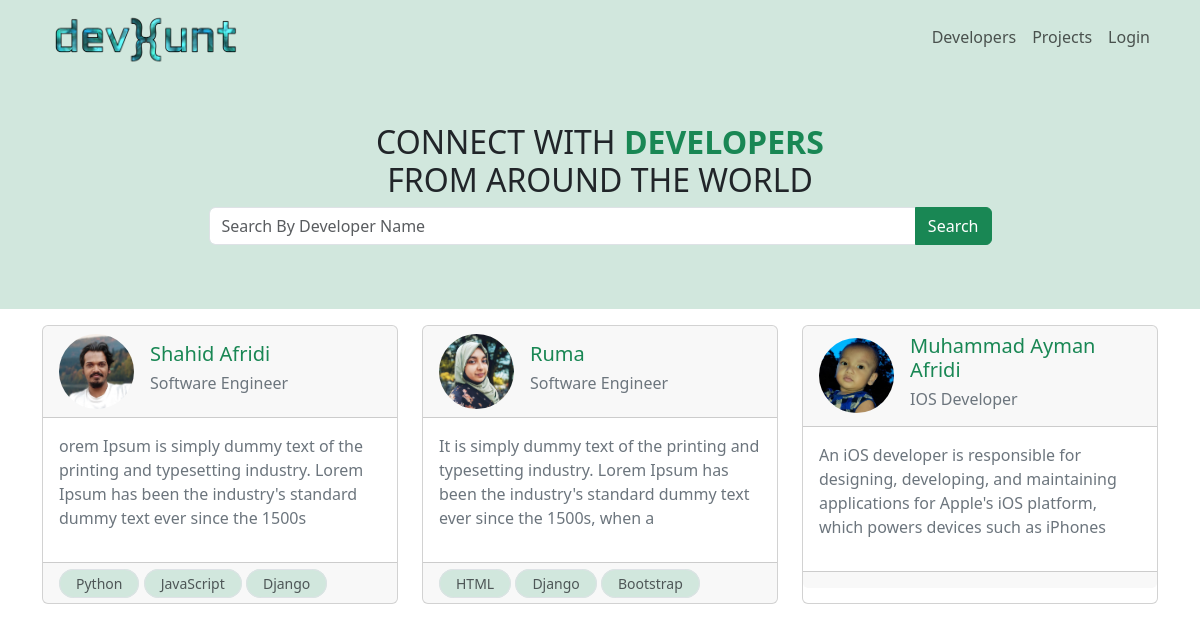
The page / on the database its author committed.
### users/models.py (models this page shows, shortened)
class Profile(models.Model):
    user = models.OneToOneField(
        User, on_delete=models.CASCADE, blank=True, null=True)
    name = models.CharField(max_length=255, blank=True, null=True)
    email = models.EmailField(max_length=500, blank=True, null=True)
    username = models.CharField(max_length=255, blank=True, null=True)
    short_intro = models.CharField(max_length=200, blank=True, null=True)
    location = models.CharField(max_length=200, blank=True, null=True)
    bio = models.TextField(blank=True, null=True)
    profile_image = models.ImageField(
        blank=True, null=True, upload_to='profiles/', default='profiles/user-default.png')
    social_github = models.CharField(max_length=200, blank=True, null=True)
    social_twitter = models.CharField(max_length=200, blank=True, null=True)
    social_linkedin = models.CharField(max_length=200, blank=True, null=True)
    social_youtube = models.CharField(max_length=200, blank=True, null=True)
    social_website = models.CharField(max_length=200, blank=True, null=True)
    created_at = models.DateTimeField(auto_now_add=True)
    id = models.UUIDField(default=uuid.uuid4, unique=True,
                          primary_key=True, editable=False)

class Skill(models.Model):
    owner = models.ForeignKey(
        Profile, on_delete=models.CASCADE, null=True, blank=True)
    name = models.CharField(max_length=200, blank=True, null=True)
    description = models.TextField(null=True, blank=True)
    created_at = models.DateTimeField(auto_now_add=True)
    id = models.UUIDField(default=uuid.uuid4, unique=True,
                          primary_key=True, editable=False)

### users/views.py (the view)
# urls.py: path('', views.profiles, name='profiles'),
def profiles(request):
    profiles = Profile.objects.all()
    context = {
        'profiles': profiles
    }
    return render(request, 'users/profiles.html', context)

### users/templates/users/profiles.html (shortened to what this page needs)
{% extends 'main.html' %}
{% block content %}
<div class=" bg-success-subtle">
    <div class='container text-center p-5'>
        <h2>CONNECT WITH <span class='text-success' style="font-weight: 800;">DEVELOPERS</span> <br> FROM AROUND THE WORLD</h2>
        <div class="input-group mb-3 m-auto w-75">
            <input type="text" class="form-control" placeholder="Search By Developer Name" aria-label="Recipient's username" aria-describedby="button-addon2">
            <button class="btn  btn-success" type="button" id="button-addon2">Search</button>
        </div>
    </div>
</div>
<div class="container mt-3">
    <div class="row row-cols-1 row-cols-md-3 g-4">
        {% for profile in profiles %}
        <div class="col ">
            <a class="text-decoration-none " href="{% url 'profile' profile.id %}" >
          <div class="card h-100 ">
            <div class='card-header'>
                <div class='d-flex align-items-center'>
                    <div>
                        <img src="{{ profile.profile_image.url}}" class="rounded-circle" style="width: 75px;" alt="Avatar" />
                    </div>
                    <div class='ps-3'>
                        <h5 class="text-success card-title ">{{profile.name}}</h5>
                        <h6 class='text-secondary'>{{ profile.short_intro }}</h6>
                    </div>
                </div>
            </div>
            <div class="card-body">
              <p class="text-secondary">
                {{ profile.bio|slice:"150" }}
              </p>
            </div>
            </a>
            <div class="card-footer">
                {% for skill in profile.skill_set.all|slice:"3" %}
                <small class="border border-1 py-1 px-3  bg-success-subtle text-body-secondary rounded-pill">{{skill.name}}</small>
                {% endfor %}
            </div>
          </div>
        </div>
        {% endfor %}
{% endblock content %}

### rows shown on the page
Profile: profile_image (picture), name "Shahid Afridi", short_intro "Software Engineer", bio "orem Ipsum is simply dummy text of the printing and typesetting industry. Lorem Ipsum has been the industry's standard dummy text ever since the 1500s"
Skill: name "Python"
Skill: name "JavaScript"
Skill: name "Django"
Profile: profile_image (picture), name "Ruma", short_intro "Software Engineer", bio "It is simply dummy text of the printing and typesetting industry. Lorem Ipsum has been the industry's standard dummy text ever since the 1500s, when a"
Skill: name "HTML"
Skill: name "Django"
Skill: name "Bootstrap"
Profile: profile_image (picture), name "Muhammad Ayman Afridi", short_intro "IOS Developer", bio "An iOS developer is responsible for designing, developing, and maintaining applications for Apple's iOS platform, which powers devices such as iPhones"
